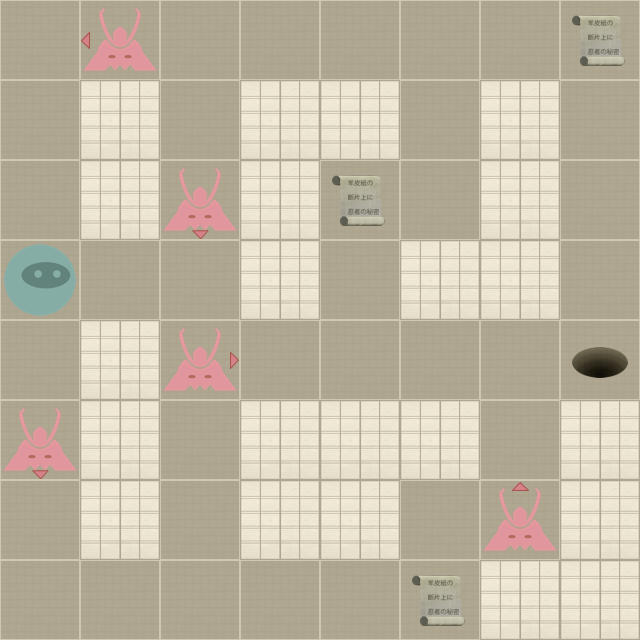

Below is a game level as drawn by its tile map, then a one-line description and the .tmx that defines it (tile-layer data replaced by summaries):
An orthogonal 8x8 tile map with 80x80 px tiles, 2 tile layers (Level, Actors).

<map version="1.0" orientation="orthogonal" width="8" height="8" tilewidth="80" tileheight="80">
 <properties>
  <property name="moves" value="16" />
 </properties>
 <tileset firstgid="1" name="tiles" tilewidth="80" tileheight="80" spacing="2" margin="2">
  <image source="tiles-hd.png" width="512" height="512" />
  <tile id="0">
   <properties>
    <property name="actor" value="exit" />
   </properties>
  </tile>
  <tile id="2">
   <properties>
    <property name="actor" value="guard" />
    <property name="direction" value="down" />
   </properties>
  </tile>
  <tile id="3">
   <properties>
    <property name="actor" value="guard" />
    <property name="direction" value="left" />
   </properties>
  </tile>
  <tile id="4">
   <properties>
    <property name="actor" value="guard" />
    <property name="direction" value="right" />
   </properties>
  </tile>
  <tile id="5">
   <properties>
    <property name="actor" value="guard" />
    <property name="direction" value="up" />
   </properties>
  </tile>
  <tile id="7">
   <properties>
    <property name="actor" value="player" />
   </properties>
  </tile>
  <tile id="8">
   <properties>
    <property name="actor" value="scroll" />
   </properties>
  </tile>
  <tile id="9">
   <properties>
    <property name="wall" value="1" />
   </properties>
  </tile>
 </tileset>
 <layer name="Level" width="8" height="8">
  <data>[64 cells, 64 non-empty, 2 distinct tile ids]</data>
 </layer>
 <layer name="Actors" width="8" height="8">
  <data>[64 cells, 10 non-empty, 7 distinct tile ids]</data>
 </layer>
</map>
